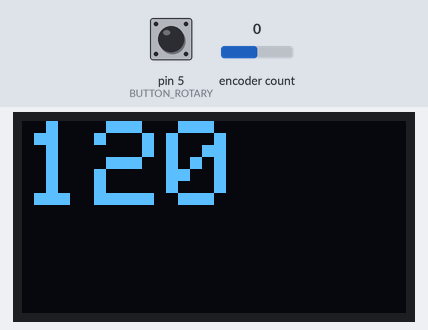
Bench run of a sketch on a simulated Arduino Uno, built with avr-gcc and run on an emulated ATmega328P. Shown: 128×64 one-colour display. Inputs (shaded band) come from the test bench; at power-on: pin 5 (BUTTON_ROTARY) HIGH, encoder count 0. MIDI output is not drawn; EEPROM starts erased.

Above: at 1.2 s.
1.3 s: pin 5 (BUTTON_ROTARY) pulled LOW for 1 s
At 2.8 s:
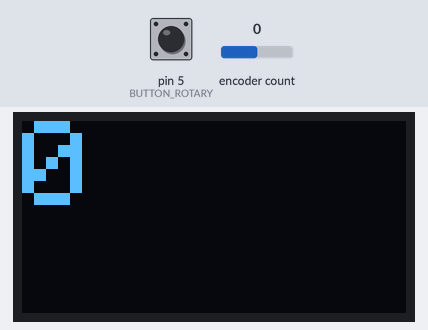
3.8 s: encoder count set to 1
At 5.0 s:
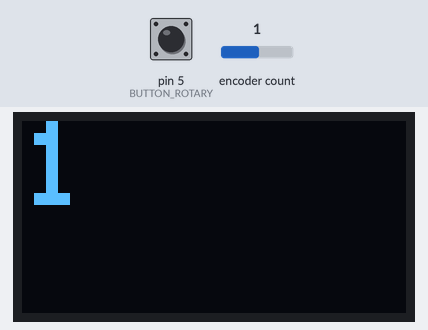
5.3 s: encoder count set to 2
At 6.2 s:
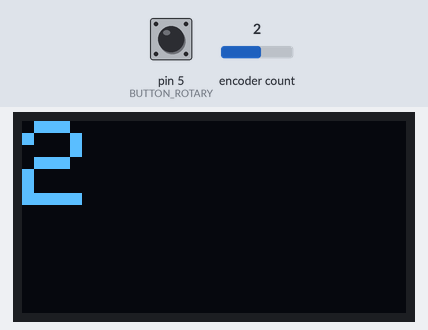
6.8 s: encoder count set to 3
At 7.3 s:
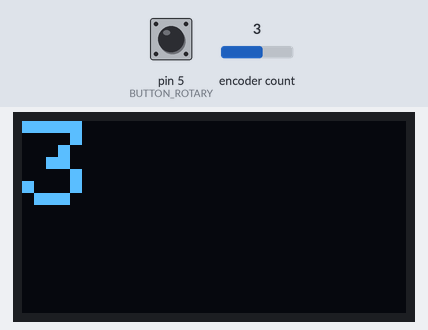
Timing chart, 0 to 9.3 s (numbered marks = the images above; inputs shaded):
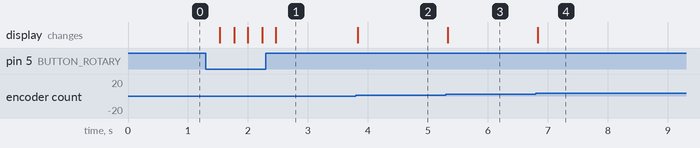

The sketch:

Arduino_Master_Sync.ino
```cpp
// (licence header left out)
#include <Adafruit_SSD1306.h>
#include <TimerOne.h>
#include <EEPROM.h>
#include <Encoder.h>
#include <MIDI.h>

#define OLED_RESET 4
Adafruit_SSD1306 display(OLED_RESET);

#define LED_PIN1 7 // Tempo LED
#define SYNC_OUTPUT_PIN 6 // Audio Sync Digital Pin
#define SYNC_OUTPUT_PIN2 8 // 2nd Audio Sync Pin
#define BUTTON_START 4 // Start/Stop Push Button
#define BUTTON_ROTARY 5 // Rotary Encoder Button

#define CLOCKS_PER_BEAT 24 // MIDI Clock Ticks
#define AUDIO_SYNC 12 // Audio Sync Ticks
#define AUDIO_SYNC2 12 // 2nd Audio Sync Ticks

#define MINIMUM_BPM 20
#define MAXIMUM_BPM 300

#define BLINK_TIME 4 // LED blink time

volatile int  blinkCount = 0,
              blinkCount2 = 0,
              AudioSyncCount = 0,
              AudioSyncCount2 = 0;

long intervalMicroSeconds,
      bpm,
      audio_sync2;

boolean playing = false,
      sync_editing = false,
      display_update = false;

Encoder myEnc(2, 3); // Rotary Encoder Pin 2,3

MIDI_CREATE_DEFAULT_INSTANCE();

void setup(void) {
  MIDI.begin(); // MIDI init
  MIDI.turnThruOff();

  bpm = EEPROMReadInt(0);
  if (bpm > MAXIMUM_BPM || bpm < MINIMUM_BPM) {
    bpm = 120;
  }
  audio_sync2 = EEPROMReadInt(3);
  if (audio_sync2 > 64 || audio_sync2 < 2) {
    audio_sync2 = 12;
  }

  Timer1.initialize(intervalMicroSeconds);
  Timer1.setPeriod(60L * 1000 * 1000 / bpm / CLOCKS_PER_BEAT);
  Timer1.attachInterrupt(sendClockPulse);

  pinMode(BUTTON_START,INPUT_PULLUP);
  pinMode(BUTTON_ROTARY,INPUT_PULLUP);

  display.begin(SSD1306_SWITCHCAPVCC, 0x3C);
  display.clearDisplay();
  display.setTextColor(WHITE);
  display.setTextSize(4);
  display.setCursor(0,0);
  display.print(bpm);
  display.display();
}

void EEPROMWriteInt(int p_address, int p_value)
     {
     byte lowByte = ((p_value >> 0) & 0xFF);
     byte highByte = ((p_value >> 8) & 0xFF);

     EEPROM.write(p_address, lowByte);
     EEPROM.write(p_address + 1, highByte);
     }

unsigned int EEPROMReadInt(int p_address)
     {
     byte lowByte = EEPROM.read(p_address);
     byte highByte = EEPROM.read(p_address + 1);

     return ((lowByte << 0) & 0xFF) + ((highByte << 8) & 0xFF00);
}

void bpm_display() {
  updateBpm();
  EEPROMWriteInt(0,bpm);
  display.setTextSize(4);
  display.setCursor(0,0);
  display.setTextColor(WHITE, BLACK);
  display.print("     ");
  display.setCursor(0,0);
  display.print(bpm);
  display.display();
  display_update = false;
}

void sync_display() {
  EEPROMWriteInt(3,audio_sync2);

  int sync_current;
  sync_current = audio_sync2 - 12;

  if (sync_current < 0) {
    sync_current = abs(sync_current);
  } else if (sync_current > 0) {
    sync_current = -sync_current;
  }

  display.setTextSize(4);
  display.setCursor(0,0);
  display.setTextColor(WHITE, BLACK);
  display.print("     ");
  display.setCursor(0,0);
  display.print(sync_current);
  display.display();
}

void startOrStop() {
  if (!playing) {
    MIDI.sendRealTime(midi::Start);
  } else {
    all_off();
    MIDI.sendRealTime(midi::Stop);
  }
  playing = !playing;
}

int oldPosition;

void loop(void) {
  byte i = 0;
  byte p = 0;

  if (digitalRead(BUTTON_START) == LOW) {
    startOrStop();
    delay(300); // ugly but just make life easier, no need to check debounce
  } else if (digitalRead(BUTTON_ROTARY) == LOW) {
    p = 1;
    delay(200);
  }

  int newPosition = (myEnc.read()/4);
  if (newPosition != oldPosition) {
    if (oldPosition < newPosition) {
      i = 2;
    } else if (oldPosition > newPosition) {
      i = 1;
    }
    oldPosition = newPosition;
  }

  if (!sync_editing) {
      if (i == 2) {
        bpm++;
        if (bpm > MAXIMUM_BPM) {
          bpm = MAXIMUM_BPM;
        }
        bpm_display();
      } else if (i == 1) {
        bpm--;
        if (bpm < MINIMUM_BPM) {
          bpm = MINIMUM_BPM;
        }
        bpm_display();
      } else if (p == 1) {
        //rotary.resetPush();
        sync_display();
        sync_editing = true;
      }
  } else  { // 2nd jack audio sync speed
      if (p == 1) {
        bpm_display();
        sync_editing = false;
      } else if (i == 1) {
        audio_sync2++;
        if (audio_sync2 > 64) { audio_sync2 = 64; }
        sync_display();
      } else if (i == 2) {
        audio_sync2--;
        if (audio_sync2 < 2) { audio_sync2 = 2; }
        sync_display();
      }
  }
}

void all_off() { // make sure all sync, led pin stat to low
  digitalWrite(SYNC_OUTPUT_PIN, LOW);
  digitalWrite(SYNC_OUTPUT_PIN2, LOW);
  digitalWrite(LED_PIN1, LOW);
}

void sendClockPulse() {

  MIDI.sendRealTime(midi::Clock); // sending midi clock

  if (playing) {

  blinkCount = (blinkCount + 1) % CLOCKS_PER_BEAT;
  blinkCount2 = (blinkCount2 + 1) % (CLOCKS_PER_BEAT / 2);
  AudioSyncCount = (AudioSyncCount + 1) % AUDIO_SYNC;
  AudioSyncCount2 = (AudioSyncCount2 + 1) % audio_sync2;

  if (AudioSyncCount == 0) {
      digitalWrite(SYNC_OUTPUT_PIN, HIGH);
  } else {
    if (AudioSyncCount == 1) {
      digitalWrite(SYNC_OUTPUT_PIN, LOW);
    }
  }

  if (AudioSyncCount2 == 0) {
      digitalWrite(SYNC_OUTPUT_PIN2, HIGH);
  } else {
    if (AudioSyncCount2 == 1) {
      digitalWrite(SYNC_OUTPUT_PIN2, LOW);
    }
  }

  if (blinkCount == 0) {
      digitalWrite(LED_PIN1, HIGH);
  } else {
     if (blinkCount == BLINK_TIME) {
       digitalWrite(LED_PIN1, LOW);
     }
  }
  } // if playing
}

void updateBpm() { // update BPM function (on the fly)
  long interval = 60L * 1000 * 1000 / bpm / CLOCKS_PER_BEAT;
  Timer1.setPeriod(interval);
}
```

Measured:
- after the input at 1.3 s, the display: changes after 0.23 s (image 1)
- after the input at 3.8 s, the display: changes at once (image 2)
- after the input at 5.3 s, the display: changes at once (image 3)
- after the input at 6.8 s, the display: changes at once (image 4)
